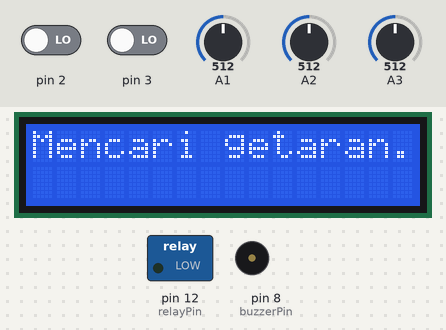
Simulated run of this sketch. Board: Arduino Uno, built with avr-gcc and run on an emulated ATmega328P. Parts: 16×2 character LCD, switched loads named in the sketch (green lamp = pin HIGH), buzzer (waves = sounding, pin HIGH). The test bench sets the inputs (shaded band); at power-on: A1 = 512, pin 2 LOW, pin 3 LOW, A2 = 512, A3 = 512. EEPROM starts erased.

Above: at 0.1 s.
At 6.3 s:
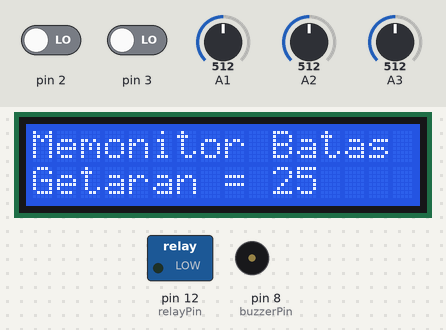
6.4 s: A1 set to 548
At 8.1 s:
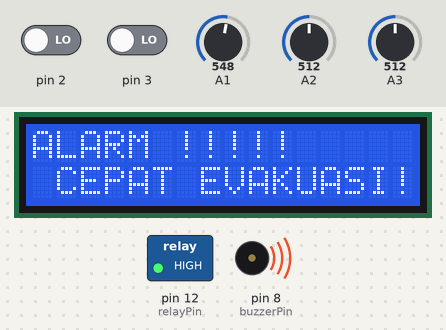
Timing chart, 0 to 28.0 s (numbered marks = the images above; inputs shaded):
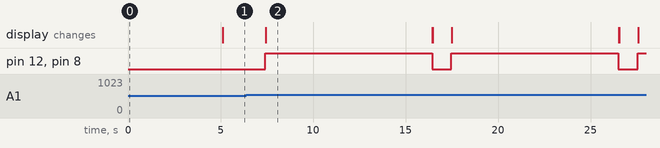

Measured:
- the behaviour switches between 536 and 537 on A1 (found by bisection; images 1 and 2)
- after the input at 6.4 s, pin 12 (relayPin), pin 8 (buzzerPin): alternates HIGH for 9.0 s and LOW for 1.0 s, starting after 1.0 s; the display: changes after 1.1 s (image 2)

The sketch:

arduino_new1.ino
```cpp
// HIlangkan COMMENT untuk menggunakan modul dfplayer
// dibuat oleh Iska Darman pada tanggal 24 juni 2020
// UNIVERSITAS TRUNOJOYO MADURA
// Prodi MEKATRONIKA
//bisa menggunakan library dari sini https://github.com/codedecaybr/ADXL335
#include <EEPROM.h>
#include <EEPROMAnything.h> // ada di folder lib
#include <Wire.h>
#include <LiquidCrystal_I2C.h> // Library LCD I2C
//#include <SoftwareSerial.h>
//#include <DFPlayer_Mini_Mp3.h>

const int buzzerPin = 8;
const int relayPin = 12;
int Xacc, Yacc, Zacc, threshold = 0, thresholdSET = 25;
long debouncing_time = 500;
volatile unsigned long last_micros;
LiquidCrystal_I2C lcd(0x27, 16, 2);
//SoftwareSerial mySerial(10, 11);
//int suara=25;
struct sensorValue
{
  int X;
  int Y;
  int Z;
};

sensorValue acceleration;

void debounceInterrupt_Increment()
{
  if ((long)(micros() - last_micros) >= debouncing_time * 1000) {
    IncrementThreshold();
    last_micros = micros();
  }
}

void debounceInterrupt_Decrement()
{
  if ((long)(micros() - last_micros) >= debouncing_time * 1000) {
    DecrementThreshold();
    last_micros = micros();
  }
}
void IncrementThreshold() {
  thresholdSET = EEPROM.read(500);
  thresholdSET++;
  EEPROM.write(500, thresholdSET);
}

void DecrementThreshold() {
  thresholdSET = EEPROM.read(500);
  thresholdSET--;
  EEPROM.write(500, thresholdSET);
}

void setup() {
  lcd.init();
  lcd.backlight();
  pinMode (buzzerPin, OUTPUT);
  attachInterrupt(0, debounceInterrupt_Increment, RISING);
  attachInterrupt(1, debounceInterrupt_Decrement, RISING);
  //pinMode(suara,OUTPUT);
  //digitalWrite(suara,HIGH);
  //mp3_set_serial (mySerial);
  Serial.begin (9600);
  //mySerial.begin (9600);
  //mp3_set_serial (Serial);
  pinMode(relayPin, OUTPUT);
  digitalWrite(relayPin, LOW);
  EEPROM.write(500, thresholdSET);
  digitalWrite(buzzerPin, LOW);
  lcd.setCursor(0, 0);
  lcd.print("Mencari getaran....");
  delay(5000);
  //mp3_reset();
  //delay(10);
  //mp3_set_volume (25);
  //delay(5);

  sensorValue acceleration = { analogRead(A1) , analogRead(A2) , analogRead(A3) };
  EEPROM_writeAnything(0, acceleration);
  EEPROM_readAnything(0, acceleration);
  lcd.clear();
}

void loop() {
  EEPROM_readAnything(0, acceleration);
  threshold = EEPROM.read(500);
  lcd.setCursor(0, 0);
  lcd.print("Memonitor Batas");
  lcd.setCursor(0,1);
  lcd.print("Getaran = ");
  lcd.print(threshold);
  Xacc = analogRead(A1);
  Yacc = analogRead(A2);
  Zacc = analogRead(A3);

  if ((Xacc >= (acceleration.X + threshold)) || (Xacc <= (acceleration.X - threshold))||(Yacc >= (acceleration.Y + threshold)) || (Yacc <= (acceleration.Y - threshold))||(Zacc >= (acceleration.Z + threshold)) || (Zacc <= (acceleration.Z - threshold))) {
    //mp3_play (1);
    delay(1000);
    digitalWrite(relayPin, HIGH);
    digitalWrite(buzzerPin, HIGH);
    //digitalWrite(suara,HIGH);
    lcd.clear();
    lcd.setCursor(0, 0);
    lcd.print("ALARM !!!!!");
    lcd.setCursor(0,1);
    lcd.print(" CEPAT EVAKUASI!!");
    delay(9000);
    digitalWrite(relayPin, LOW);
    digitalWrite(buzzerPin, LOW);
    //digitalWrite(suara, LOW);
    lcd.clear();
  }
}
```
